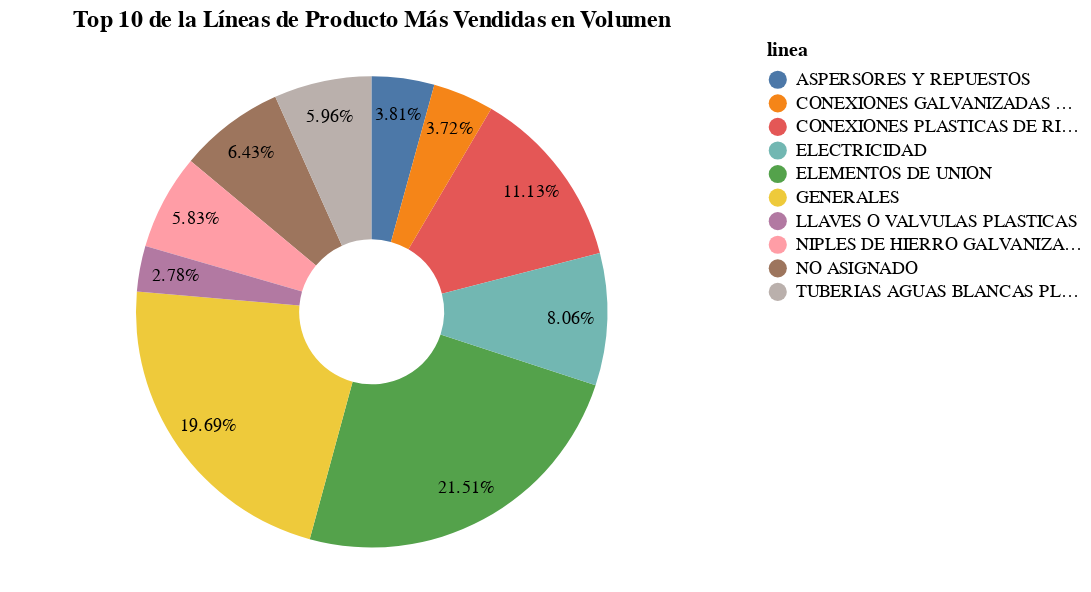

Source (notebook cell):
### Code cell
theta = alt.Theta("cantidad:Q", stack=True)
texto = alt.Text('porcent_vol:Q', format='.2%')
titulo='Top 10 de la Líneas de Producto Más Vendidas en Volumen'

graf_sectores_linea(df_linea_grafico_volumen, theta, texto, titulo)

### Figure 1 — Vega-Lite specification as saved in the notebook (floating-point values rounded to 4 significant figures)
{"config": {"view": {"continuousWidth": 400, "continuousHeight": 300}}, "layer": [{"mark": {"type": "arc", "innerRadius": 40, "outerRadius": 130}, "encoding": {"color": {"field": "linea", "type": "nominal"}, "theta": {"field": "cantidad", "stack": true, "type": "quantitative"}, "tooltip": [{"field": "linea", "title": "Línea de Producto", "type": "nominal"}, {"aggregate": "sum", "field": "monto_dolar", "format": "$,.5", "title": "Ventas en $", "type": "quantitative"}, {"aggregate": "sum", "field": "cantidad", "format": ",.5", "title": "Volumen de Ventas", "type": "quantitative"}]}, "title": "Top 10 de la Líneas de Producto Más Vendidas en Volumen"}, {"mark": {"type": "text", "fill": "black", "radius": 110, "size": 10}, "encoding": {"color": {"field": "linea", "type": "nominal"}, "text": {"field": "porcent_vol", "format": ".2%", "type": "quantitative"}, "theta": {"field": "cantidad", "stack": true, "type": "quantitative"}, "tooltip": [{"field": "linea", "title": "Línea de Producto", "type": "nominal"}, {"aggregate": "sum", "field": "monto_dolar", "format": "$,.5", "title": "Ventas en $", "type": "quantitative"}, {"aggregate": "sum", "field": "cantidad", "format": ",.5", "title": "Volumen de Ventas", "type": "quantitative"}]}, "title": "Top 10 de la Líneas de Producto Más Vendidas en Volumen"}], "data": {"name": "data-55d549ff74017a4acc4e8b02ed718d1e"}, "$schema": "https://vega.github.io/schema/vega-lite/v4.17.0.json", "datasets": {"data-55d549ff74017a4acc4e8b02ed718d1e": [{"linea": "ELEMENTOS DE UNION", "cantidad": 28410.0, "monto_dolar": 4372.0, "producto": 124, "rango": 32780.0, "porcent_dolar": 0.0192, "porcent_vol": 0.2151}, {"linea": "GENERALES", "cantidad": 26010.0, "monto_dolar": 19620.0, "producto": 434, "rango": 45630.0, "porcent_dolar": 0.0861, "porcent_vol": 0.1969}, {"linea": "CONEXIONES PLASTICAS DE RIEGO", "cantidad": 14710.0, "monto_dolar": 28840.0, "producto": 133, "rango": 43540.0, "porcent_dolar": 0.1265, "porcent_vol": 0.1113}, {"linea": "ELECTRICIDAD", "cantidad": 10640.0, "monto_dolar": 22100.0, "producto": 352, "rango": 32750.0, "porcent_dolar": 0.097, "porcent_vol": 0.0806}, {"linea": "NO ASIGNADO", "cantidad": 8493.0, "monto_dolar": 16430.0, "producto": 162, "rango": 24920.0, "porcent_dolar": 0.0721, "porcent_vol": 0.0643}, {"linea": "TUBERIAS AGUAS BLANCAS PLASTICAS Y GALVANIZADAS", "cantidad": 7878.0, "monto_dolar": 9623.0, "producto": 74, "rango": 17500.0, "porcent_dolar": 0.0422, "porcent_vol": 0.0596}, {"linea": "NIPLES DE HIERRO GALVANIZADO, CROMADO Y PLASTICOS", "cantidad": 7700.0, "monto_dolar": 12380.0, "producto": 93, "rango": 20080.0, "porcent_dolar": 0.0543, "porcent_vol": 0.0583}, {"linea": "ASPERSORES Y REPUESTOS", "cantidad": 5034.0, "monto_dolar": 9890.0, "producto": 25, "rango": 14920.0, "porcent_dolar": 0.0434, "porcent_vol": 0.0381}, {"linea": "CONEXIONES GALVANIZADAS Y CROMADAS", "cantidad": 4912.0, "monto_dolar": 7434.0, "producto": 112, "rango": 12350.0, "porcent_dolar": 0.0326, "porcent_vol": 0.0372}, {"linea": "LLAVES O VALVULAS PLASTICAS", "cantidad": 3677.0, "monto_dolar": 8972.0, "producto": 12, "rango": 12650.0, "porcent_dolar": 0.0394, "porcent_vol": 0.0278}]}}
